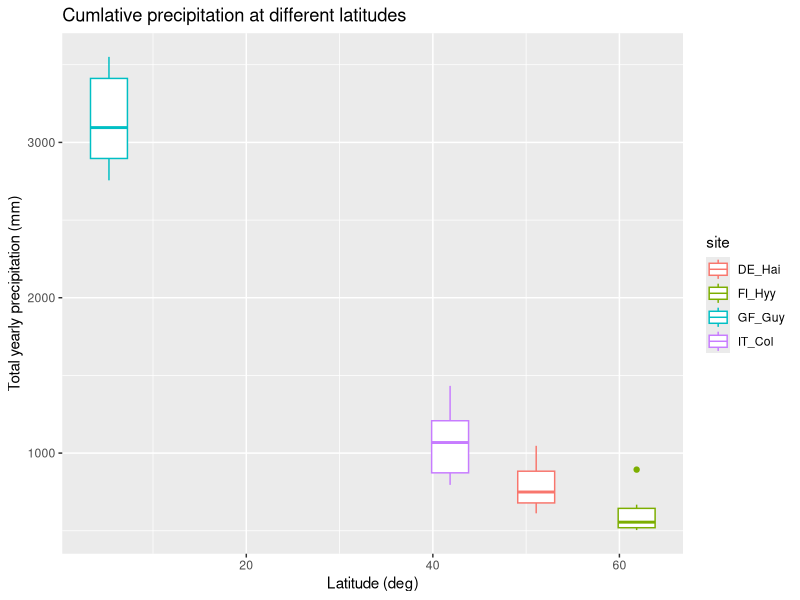
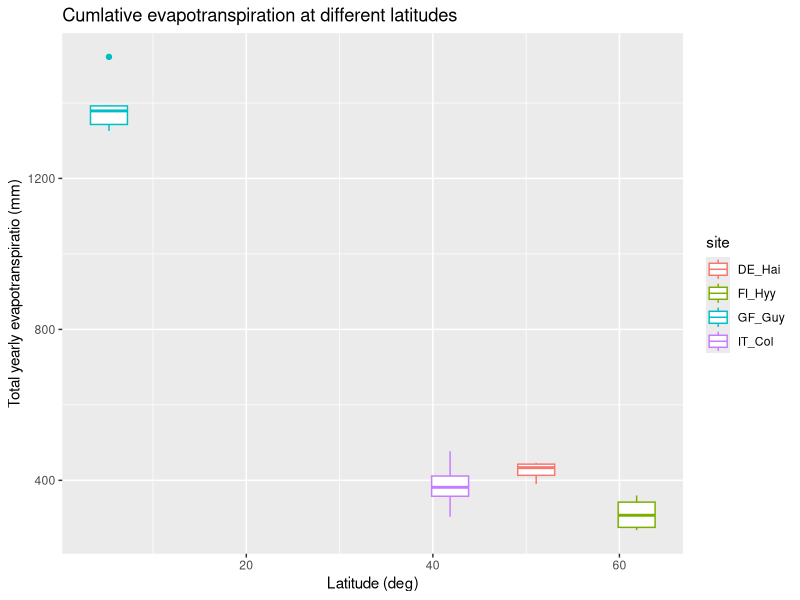
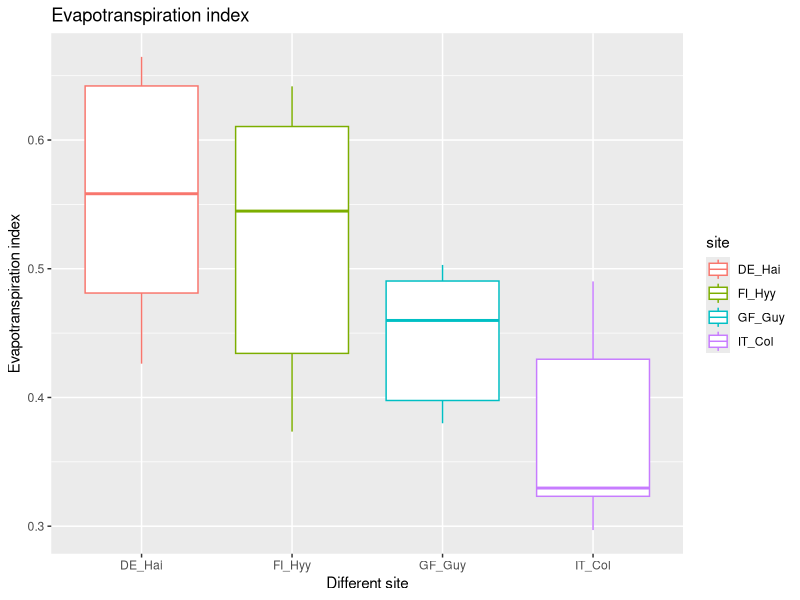

Generate these figures, in order, with R:
## ---- chunk 1
library(tidyverse)
library(patchwork)
## ---- chunk 2
prec <- read_csv("../Data_lectures/5_Precipitation/P_4sites.csv")
et <- read_csv("../Data_lectures/5_Precipitation/ET_4sites.csv")
sites <- read_csv("station_data.csv") %>%
  rename(site=`Site-abb`, full_name = Site)
## ---- chunk 3
prec_avg <- prec %>%
  select(-Date) %>%
  gather("site", "prec") %>%
    group_by(site) %>%
  summarise(prec=mean(prec))

et_avg <- et %>%
  select(-Date) %>%
  gather("site", "et") %>%
    group_by(site) %>%
  summarise(et=mean(et))

sites_avg <- sites %>%
  inner_join(et_avg, by="site") %>%
  inner_join(prec_avg, by="site")
## ---- chunk 4
# this t makes no sense as name TODO chanve this
prec_t <- prec %>%
  gather("site", "prec", -Date)

et_t <- et %>%
  gather("site", "et", -Date) 

prec_et <- left_join(prec_t, et_t, by=c("Date", "site"))

sites <- sites %>%
  inner_join(prec_et, by="site") 
## ---- chunk 5
sites
## ---- chunk 6
(prec_box <-  ggplot(sites, aes(Lat, prec, colour=site)) +
  geom_boxplot() +
   labs(title="Cumlative precipitation at different latitudes",
        y="Total yearly precipitation (mm)",
        x="Latitude (deg)"))
## ---- chunk 7
(et_box <- ggplot(sites, aes(Lat, et, colour=site)) +
  geom_boxplot() +
    labs(title="Cumlative evapotranspiration at different latitudes",
        y="Total yearly evapotranspiratio (mm)",
        x="Latitude (deg)"))
## ---- chunk 8
sites$et_idx <- sites$et/sites$prec

ggplot(sites,
       aes(site, et_idx, colour = site))+
         geom_boxplot()+
         labs(title="Evapotranspiration index", x="Different site", y="Evapotranspiration index")
        
